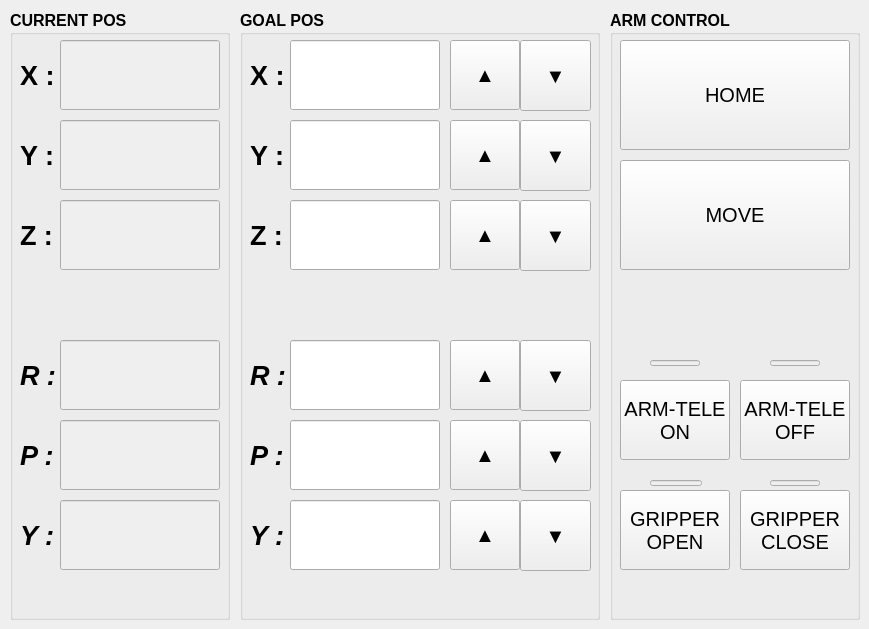
    <widget class="QWidget" name="TAB_ARM_CONTROL">
     <attribute name="title">
      <string>ARM CONTROL</string>
     </attribute>
     <widget class="QGroupBox" name="GB_ARM_CONTROL">
      <property name="geometry">
       <rect>
        <x>610</x>
        <y>10</y>
        <width>250</width>
        <height>610</height>
       </rect>
      </property>
      <property name="font">
       <font>
        <pointsize>12</pointsize>
        <weight>75</weight>
        <italic>false</italic>
        <bold>true</bold>
       </font>
      </property>
      <property name="title">
       <string>ARM CONTROL</string>
      </property>
      <widget class="QPushButton" name="BT_ARM_CONTROL_HOME">
       <property name="geometry">
        <rect>
         <x>10</x>
         <y>30</y>
         <width>230</width>
         <height>110</height>
        </rect>
       </property>
       <property name="sizePolicy">
        <sizepolicy hsizetype="Minimum" vsizetype="Minimum">
         <horstretch>0</horstretch>
         <verstretch>0</verstretch>
        </sizepolicy>
       </property>
       <property name="font">
        <font>
         <pointsize>15</pointsize>
         <weight>50</weight>
         <italic>false</italic>
         <bold>false</bold>
         <underline>false</underline>
        </font>
       </property>
       <property name="text">
        <string>HOME</string>
       </property>
      </widget>
      <widget class="QPushButton" name="BT_ARM_CONTROL_MOVE">
       <property name="geometry">
        <rect>
         <x>10</x>
         <y>150</y>
         <width>230</width>
         <height>110</height>
        </rect>
       </property>
       <property name="font">
        <font>
         <pointsize>15</pointsize>
         <weight>50</weight>
         <italic>false</italic>
         <bold>false</bold>
         <underline>false</underline>
         <strikeout>false</strikeout>
        </font>
       </property>
       <property name="text">
        <string>MOVE</string>
       </property>
      </widget>
      <widget class="QLineEdit" name="LE_ARM_CONTROL_GRP_CLOSE">
       <property name="enabled">
        <bool>false</bool>
       </property>
       <property name="geometry">
        <rect>
         <x>160</x>
         <y>470</y>
         <width>50</width>
         <height>6</height>
        </rect>
       </property>
       <property name="mouseTracking">
        <bool>false</bool>
       </property>
       <property name="text">
        <string/>
       </property>
      </widget>
      <widget class="QLineEdit" name="LE_ARM_CONTROL_GRP_OPEN">
       <property name="enabled">
        <bool>false</bool>
       </property>
       <property name="geometry">
        <rect>
         <x>40</x>
         <y>470</y>
         <width>52</width>
         <height>6</height>
        </rect>
       </property>
       <property name="mouseTracking">
        <bool>false</bool>
       </property>
       <property name="text">
        <string/>
       </property>
      </widget>
      <widget class="QPushButton" name="BT_ARM_CONTROL_TELE_ON">
       <property name="geometry">
        <rect>
         <x>10</x>
         <y>370</y>
         <width>110</width>
         <height>80</height>
        </rect>
       </property>
       <property name="font">
        <font>
         <pointsize>15</pointsize>
         <weight>50</weight>
         <italic>false</italic>
         <bold>false</bold>
         <underline>false</underline>
         <strikeout>false</strikeout>
        </font>
       </property>
       <property name="text">
        <string>ARM-TELE
ON</string>
       </property>
      </widget>
      <widget class="QPushButton" name="BT_ARM_CONTROL_GRP_OPEN">
       <property name="geometry">
        <rect>
         <x>10</x>
         <y>480</y>
         <width>110</width>
         <height>80</height>
        </rect>
       </property>
       <property name="font">
        <font>
         <pointsize>15</pointsize>
         <weight>50</weight>
         <italic>false</italic>
         <bold>false</bold>
         <underline>false</underline>
         <strikeout>false</strikeout>
        </font>
       </property>
       <property name="text">
        <string>GRIPPER
OPEN</string>
       </property>
      </widget>
      <widget class="QPushButton" name="BT_ARM_CONTROL_GRP_CLOSE">
       <property name="geometry">
        <rect>
         <x>130</x>
         <y>480</y>
         <width>110</width>
         <height>80</height>
        </rect>
       </property>
       <property name="font">
        <font>
         <pointsize>15</pointsize>
         <weight>50</weight>
         <italic>false</italic>
         <bold>false</bold>
         <underline>false</underline>
         <strikeout>false</strikeout>
        </font>
       </property>
       <property name="text">
        <string>GRIPPER
CLOSE</string>
       </property>
      </widget>
      <widget class="QLineEdit" name="LE_ARM_CONTROL_TELE_ON">
       <property name="enabled">
        <bool>false</bool>
       </property>
       <property name="geometry">
        <rect>
         <x>40</x>
         <y>350</y>
         <width>50</width>
         <height>6</height>
        </rect>
       </property>
       <property name="mouseTracking">
        <bool>false</bool>
       </property>
       <property name="text">
        <string/>
       </property>
      </widget>
      <widget class="QLineEdit" name="LE_ARM_CONTROL_TELE_OFF">
       <property name="enabled">
        <bool>false</bool>
       </property>
       <property name="geometry">
        <rect>
         <x>160</x>
         <y>350</y>
         <width>50</width>
         <height>6</height>
        </rect>
       </property>
       <property name="mouseTracking">
        <bool>false</bool>
       </property>
       <property name="text">
        <string/>
       </property>
      </widget>
      <widget class="QPushButton" name="BT_ARM_CONTROL_TELE_OFF">
       <property name="geometry">
        <rect>
         <x>130</x>
         <y>370</y>
         <width>110</width>
         <height>80</height>
        </rect>
       </property>
       <property name="font">
        <font>
         <pointsize>15</pointsize>
         <weight>50</weight>
         <italic>false</italic>
         <bold>false</bold>
         <underline>false</underline>
         <strikeout>false</strikeout>
        </font>
       </property>
       <property name="text">
        <string>ARM-TELE
OFF</string>
       </property>
      </widget>
     </widget>
     <widget class="QGroupBox" name="GB_ARM_CURRENT_POS">
      <property name="geometry">
       <rect>
        <x>10</x>
        <y>10</y>
        <width>220</width>
        <height>610</height>
       </rect>
      </property>
      <property name="font">
       <font>
        <pointsize>12</pointsize>
        <weight>75</weight>
        <italic>false</italic>
        <bold>true</bold>
       </font>
      </property>
      <property name="title">
       <string>CURRENT POS</string>
      </property>
      <widget class="QLabel" name="LB_ARM_CONTROL_CURRENT_X">
       <property name="geometry">
        <rect>
         <x>10</x>
         <y>50</y>
         <width>40</width>
         <height>30</height>
        </rect>
       </property>
       <property name="font">
        <font>
         <pointsize>20</pointsize>
        </font>
       </property>
       <property name="text">
        <string>X : </string>
       </property>
       <property name="alignment">
        <set>Qt::AlignLeading|Qt::AlignLeft|Qt::AlignVCenter</set>
       </property>
      </widget>
      <widget class="QLabel" name="LB_ARM_CONTROL_CURRENT_Y">
       <property name="geometry">
        <rect>
         <x>10</x>
         <y>130</y>
         <width>40</width>
         <height>30</height>
        </rect>
       </property>
       <property name="font">
        <font>
         <pointsize>20</pointsize>
        </font>
       </property>
       <property name="text">
        <string>Y : </string>
       </property>
       <property name="alignment">
        <set>Qt::AlignLeading|Qt::AlignLeft|Qt::AlignVCenter</set>
       </property>
      </widget>
      <widget class="QLabel" name="LB_ARM_CONTROL_CURRENT_Z">
       <property name="geometry">
        <rect>
         <x>10</x>
         <y>210</y>
         <width>40</width>
         <height>30</height>
        </rect>
       </property>
       <property name="font">
        <font>
         <pointsize>20</pointsize>
        </font>
       </property>
       <property name="text">
        <string>Z : </string>
       </property>
       <property name="alignment">
        <set>Qt::AlignLeading|Qt::AlignLeft|Qt::AlignVCenter</set>
       </property>
      </widget>
      <widget class="QLabel" name="LB_ARM_CONTROL_CURRENT_RR">
       <property name="geometry">
        <rect>
         <x>10</x>
         <y>350</y>
         <width>40</width>
         <height>30</height>
        </rect>
       </property>
       <property name="font">
        <font>
         <pointsize>20</pointsize>
         <italic>true</italic>
        </font>
       </property>
       <property name="text">
        <string>R : </string>
       </property>
       <property name="alignment">
        <set>Qt::AlignLeading|Qt::AlignLeft|Qt::AlignVCenter</set>
       </property>
      </widget>
      <widget class="QLabel" name="LB_ARM_CONTROL_CURRENT_RP">
       <property name="geometry">
        <rect>
         <x>10</x>
         <y>430</y>
         <width>40</width>
         <height>30</height>
        </rect>
       </property>
       <property name="font">
        <font>
         <pointsize>20</pointsize>
         <italic>true</italic>
        </font>
       </property>
       <property name="text">
        <string>P : </string>
       </property>
       <property name="alignment">
        <set>Qt::AlignLeading|Qt::AlignLeft|Qt::AlignVCenter</set>
       </property>
      </widget>
      <widget class="QLabel" name="LB_ARM_CONTROL_CURRENT_RY">
       <property name="geometry">
        <rect>
         <x>10</x>
         <y>510</y>
         <width>40</width>
         <height>30</height>
        </rect>
       </property>
       <property name="font">
        <font>
         <pointsize>20</pointsize>
         <italic>true</italic>
        </font>
       </property>
       <property name="text">
        <string>Y : </string>
       </property>
       <property name="alignment">
        <set>Qt::AlignLeading|Qt::AlignLeft|Qt::AlignVCenter</set>
       </property>
      </widget>
      <widget class="QLineEdit" name="LE_ARM_CONTROL_CURRENT_X">
       <property name="enabled">
        <bool>false</bool>
       </property>
       <property name="geometry">
        <rect>
         <x>50</x>
         <y>30</y>
         <width>160</width>
         <height>70</height>
        </rect>
       </property>
      </widget>
      <widget class="QLineEdit" name="LE_ARM_CONTROL_CURRENT_Y">
       <property name="enabled">
        <bool>false</bool>
       </property>
       <property name="geometry">
        <rect>
         <x>50</x>
         <y>110</y>
         <width>160</width>
         <height>70</height>
        </rect>
       </property>
      </widget>
      <widget class="QLineEdit" name="LE_ARM_CONTROL_CURRENT_Z">
       <property name="enabled">
        <bool>false</bool>
       </property>
       <property name="geometry">
        <rect>
         <x>50</x>
         <y>190</y>
         <width>160</width>
         <height>70</height>
        </rect>
       </property>
      </widget>
      <widget class="QLineEdit" name="LE_ARM_CONTROL_CURRENT_RR">
       <property name="enabled">
        <bool>false</bool>
       </property>
       <property name="geometry">
        <rect>
         <x>50</x>
         <y>330</y>
         <width>160</width>
         <height>70</height>
        </rect>
       </property>
      </widget>
      <widget class="QLineEdit" name="LE_ARM_CONTROL_CURRENT_RP">
       <property name="enabled">
        <bool>false</bool>
       </property>
       <property name="geometry">
        <rect>
         <x>50</x>
         <y>410</y>
         <width>160</width>
         <height>70</height>
        </rect>
       </property>
      </widget>
      <widget class="QLineEdit" name="LE_ARM_CONTROL_CURRENT_RY">
       <property name="enabled">
        <bool>false</bool>
       </property>
       <property name="geometry">
        <rect>
         <x>50</x>
         <y>490</y>
         <width>160</width>
         <height>70</height>
        </rect>
       </property>
      </widget>
     </widget>
     <widget class="QGroupBox" name="GB_ARM_GOAL_POS">
      <property name="geometry">
       <rect>
        <x>240</x>
        <y>10</y>
        <width>360</width>
        <height>610</height>
       </rect>
      </property>
      <property name="font">
       <font>
        <pointsize>12</pointsize>
        <weight>75</weight>
        <italic>false</italic>
        <bold>true</bold>
       </font>
      </property>
      <property name="title">
       <string>GOAL POS</string>
      </property>
      <widget class="QLabel" name="LB_ARM_CONTROL_GOAL_Y">
       <property name="geometry">
        <rect>
         <x>10</x>
         <y>130</y>
         <width>40</width>
         <height>30</height>
        </rect>
       </property>
       <property name="font">
        <font>
         <pointsize>20</pointsize>
        </font>
       </property>
       <property name="text">
        <string>Y : </string>
       </property>
       <property name="alignment">
        <set>Qt::AlignLeading|Qt::AlignLeft|Qt::AlignVCenter</set>
       </property>
      </widget>
      <widget class="QLabel" name="LB_ARM_CONTROL_GOAL_X">
       <property name="geometry">
        <rect>
         <x>10</x>
         <y>50</y>
         <width>40</width>
         <height>30</height>
        </rect>
       </property>
       <property name="font">
        <font>
         <pointsize>20</pointsize>
        </font>
       </property>
       <property name="text">
        <string>X : </string>
       </property>
       <property name="alignment">
        <set>Qt::AlignLeading|Qt::AlignLeft|Qt::AlignVCenter</set>
       </property>
      </widget>
      <widget class="QLabel" name="LB_ARM_CONTROL_GOAL_Z">
       <property name="geometry">
        <rect>
         <x>10</x>
         <y>210</y>
         <width>40</width>
         <height>30</height>
        </rect>
       </property>
       <property name="font">
        <font>
         <pointsize>20</pointsize>
        </font>
       </property>
       <property name="text">
        <string>Z : </string>
       </property>
       <property name="alignment">
        <set>Qt::AlignLeading|Qt::AlignLeft|Qt::AlignVCenter</set>
       </property>
      </widget>
      <widget class="QLineEdit" name="LE_ARM_CONTROL_GOAL_RP">
       <property name="geometry">
        <rect>
         <x>50</x>
         <y>410</y>
         <width>150</width>
         <height>70</height>
        </rect>
       </property>
      </widget>
      <widget class="QLineEdit" name="LE_ARM_CONTROL_GOAL_Z">
       <property name="geometry">
        <rect>
         <x>50</x>
         <y>190</y>
         <width>150</width>
         <height>70</height>
        </rect>
       </property>
      </widget>
      <widget class="QLabel" name="LB_ARM_CONTROL_GOAL_RP">
       <property name="geometry">
        <rect>
         <x>10</x>
         <y>430</y>
         <width>40</width>
         <height>30</height>
        </rect>
       </property>
       <property name="font">
        <font>
         <pointsize>20</pointsize>
         <italic>true</italic>
        </font>
       </property>
       <property name="text">
        <string>P : </string>
       </property>
       <property name="alignment">
        <set>Qt::AlignLeading|Qt::AlignLeft|Qt::AlignVCenter</set>
       </property>
      </widget>
      <widget class="QLabel" name="LB_ARM_CONTROL_GOAL_RR">
       <property name="geometry">
        <rect>
         <x>10</x>
         <y>350</y>
         <width>40</width>
         <height>30</height>
        </rect>
       </property>
       <property name="font">
        <font>
         <pointsize>20</pointsize>
         <italic>true</italic>
        </font>
       </property>
       <property name="text">
        <string>R : </string>
       </property>
       <property name="alignment">
        <set>Qt::AlignLeading|Qt::AlignLeft|Qt::AlignVCenter</set>
       </property>
      </widget>
      <widget class="QLineEdit" name="LE_ARM_CONTROL_GOAL_Y">
       <property name="geometry">
        <rect>
         <x>50</x>
         <y>110</y>
         <width>150</width>
         <height>70</height>
        </rect>
       </property>
      </widget>
      <widget class="QLineEdit" name="LE_ARM_CONTROL_GOAL_RR">
       <property name="geometry">
        <rect>
         <x>50</x>
         <y>330</y>
         <width>150</width>
         <height>70</height>
        </rect>
       </property>
      </widget>
      <widget class="QLineEdit" name="LE_ARM_CONTROL_GOAL_X">
       <property name="geometry">
        <rect>
         <x>50</x>
         <y>30</y>
         <width>150</width>
         <height>70</height>
        </rect>
       </property>
      </widget>
      <widget class="QLabel" name="LB_ARM_CONTROL_GOAL_RY">
       <property name="geometry">
        <rect>
         <x>10</x>
         <y>510</y>
         <width>40</width>
         <height>30</height>
        </rect>
       </property>
       <property name="font">
        <font>
         <pointsize>20</pointsize>
         <italic>true</italic>
        </font>
       </property>
       <property name="text">
        <string>Y : </string>
       </property>
       <property name="alignment">
        <set>Qt::AlignLeading|Qt::AlignLeft|Qt::AlignVCenter</set>
       </property>
      </widget>
      <widget class="QLineEdit" name="LE_ARM_CONTROL_GOAL_RY">
       <property name="geometry">
        <rect>
         <x>50</x>
         <y>490</y>
         <width>150</width>
         <height>70</height>
        </rect>
       </property>
      </widget>
      <widget class="QPushButton" name="BT_ARM_CONTROL_X_UP">
       <property name="geometry">
        <rect>
         <x>210</x>
         <y>30</y>
         <width>70</width>
         <height>70</height>
        </rect>
       </property>
       <property name="sizePolicy">
        <sizepolicy hsizetype="Minimum" vsizetype="Minimum">
         <horstretch>0</horstretch>
         <verstretch>0</verstretch>
        </sizepolicy>
       </property>
       <property name="font">
        <font>
         <pointsize>15</pointsize>
         <weight>50</weight>
         <italic>false</italic>
         <bold>false</bold>
         <underline>false</underline>
        </font>
       </property>
       <property name="text">
        <string>▲</string>
       </property>
      </widget>
      <widget class="QPushButton" name="BT_ARM_CONTROL_X_DOWN">
       <property name="geometry">
        <rect>
         <x>280</x>
         <y>30</y>
         <width>71</width>
         <height>71</height>
        </rect>
       </property>
       <property name="sizePolicy">
        <sizepolicy hsizetype="Minimum" vsizetype="Minimum">
         <horstretch>0</horstretch>
         <verstretch>0</verstretch>
        </sizepolicy>
       </property>
       <property name="font">
        <font>
         <pointsize>15</pointsize>
         <weight>50</weight>
         <italic>false</italic>
         <bold>false</bold>
         <underline>false</underline>
        </font>
       </property>
       <property name="text">
        <string>▼</string>
       </property>
      </widget>
      <widget class="QPushButton" name="BT_ARM_CONTROL_Y_DOWN">
       <property name="geometry">
        <rect>
         <x>280</x>
         <y>110</y>
         <width>71</width>
         <height>71</height>
        </rect>
       </property>
       <property name="sizePolicy">
        <sizepolicy hsizetype="Minimum" vsizetype="Minimum">
         <horstretch>0</horstretch>
         <verstretch>0</verstretch>
        </sizepolicy>
       </property>
       <property name="font">
        <font>
         <pointsize>15</pointsize>
         <weight>50</weight>
         <italic>false</italic>
         <bold>false</bold>
         <underline>false</underline>
        </font>
       </property>
       <property name="text">
        <string>▼</string>
       </property>
      </widget>
      <widget class="QPushButton" name="BT_ARM_CONTROL_Y_UP">
       <property name="geometry">
        <rect>
         <x>210</x>
         <y>110</y>
         <width>70</width>
         <height>70</height>
        </rect>
       </property>
       <property name="sizePolicy">
        <sizepolicy hsizetype="Minimum" vsizetype="Minimum">
         <horstretch>0</horstretch>
         <verstretch>0</verstretch>
        </sizepolicy>
       </property>
       <property name="font">
        <font>
         <pointsize>15</pointsize>
         <weight>50</weight>
         <italic>false</italic>
         <bold>false</bold>
         <underline>false</underline>
        </font>
       </property>
       <property name="text">
        <string>▲</string>
       </property>
      </widget>
      <widget class="QPushButton" name="BT_ARM_CONTROL_Z_DOWN">
       <property name="geometry">
        <rect>
         <x>280</x>
         <y>190</y>
         <width>71</width>
         <height>71</height>
        </rect>
       </property>
       <property name="sizePolicy">
        <sizepolicy hsizetype="Minimum" vsizetype="Minimum">
         <horstretch>0</horstretch>
         <verstretch>0</verstretch>
        </sizepolicy>
       </property>
       <property name="font">
        <font>
         <pointsize>15</pointsize>
         <weight>50</weight>
         <italic>false</italic>
         <bold>false</bold>
         <underline>false</underline>
        </font>
       </property>
       <property name="text">
        <string>▼</string>
       </property>
      </widget>
      <widget class="QPushButton" name="BT_ARM_CONTROL_Z_UP">
       <property name="geometry">
        <rect>
         <x>210</x>
         <y>190</y>
         <width>70</width>
         <height>70</height>
        </rect>
       </property>
       <property name="sizePolicy">
        <sizepolicy hsizetype="Minimum" vsizetype="Minimum">
         <horstretch>0</horstretch>
         <verstretch>0</verstretch>
        </sizepolicy>
       </property>
       <property name="font">
        <font>
         <pointsize>15</pointsize>
         <weight>50</weight>
         <italic>false</italic>
         <bold>false</bold>
         <underline>false</underline>
        </font>
       </property>
       <property name="text">
        <string>▲</string>
       </property>
      </widget>
      <widget class="QPushButton" name="BT_ARM_CONTROL_RR_DOWN">
       <property name="geometry">
        <rect>
         <x>280</x>
         <y>330</y>
         <width>71</width>
         <height>71</height>
        </rect>
       </property>
       <property name="sizePolicy">
        <sizepolicy hsizetype="Minimum" vsizetype="Minimum">
         <horstretch>0</horstretch>
         <verstretch>0</verstretch>
        </sizepolicy>
       </property>
       <property name="font">
        <font>
         <pointsize>15</pointsize>
         <weight>50</weight>
         <italic>false</italic>
         <bold>false</bold>
         <underline>false</underline>
        </font>
       </property>
       <property name="text">
        <string>▼</string>
       </property>
      </widget>
      <widget class="QPushButton" name="BT_ARM_CONTROL_RR_UP">
       <property name="geometry">
        <rect>
         <x>210</x>
         <y>330</y>
         <width>70</width>
         <height>70</height>
        </rect>
       </property>
       <property name="sizePolicy">
        <sizepolicy hsizetype="Minimum" vsizetype="Minimum">
         <horstretch>0</horstretch>
         <verstretch>0</verstretch>
        </sizepolicy>
       </property>
       <property name="font">
        <font>
         <pointsize>15</pointsize>
         <weight>50</weight>
         <italic>false</italic>
         <bold>false</bold>
         <underline>false</underline>
        </font>
       </property>
       <property name="text">
        <string>▲</string>
       </property>
      </widget>
      <widget class="QPushButton" name="BT_ARM_CONTROL_RP_DOWN">
       <property name="geometry">
        <rect>
         <x>280</x>
         <y>410</y>
         <width>71</width>
         <height>71</height>
        </rect>
       </property>
       <property name="sizePolicy">
        <sizepolicy hsizetype="Minimum" vsizetype="Minimum">
         <horstretch>0</horstretch>
         <verstretch>0</verstretch>
        </sizepolicy>
       </property>
       <property name="font">
        <font>
         <pointsize>15</pointsize>
         <weight>50</weight>
         <italic>false</italic>
         <bold>false</bold>
         <underline>false</underline>
        </font>
       </property>
       <property name="text">
        <string>▼</string>
       </property>
      </widget>
      <widget class="QPushButton" name="BT_ARM_CONTROL_RP_UP">
       <property name="geometry">
        <rect>
         <x>210</x>
         <y>410</y>
         <width>70</width>
         <height>70</height>
        </rect>
       </property>
       <property name="sizePolicy">
        <sizepolicy hsizetype="Minimum" vsizetype="Minimum">
         <horstretch>0</horstretch>
         <verstretch>0</verstretch>
        </sizepolicy>
       </property>
       <property name="font">
        <font>
         <pointsize>15</pointsize>
         <weight>50</weight>
         <italic>false</italic>
         <bold>false</bold>
         <underline>false</underline>
        </font>
       </property>
       <property name="text">
        <string>▲</string>
       </property>
      </widget>
      <widget class="QPushButton" name="BT_ARM_CONTROL_RY_DOWN">
       <property name="geometry">
        <rect>
         <x>280</x>
         <y>490</y>
         <width>71</width>
         <height>71</height>
        </rect>
       </property>
       <property name="sizePolicy">
        <sizepolicy hsizetype="Minimum" vsizetype="Minimum">
         <horstretch>0</horstretch>
         <verstretch>0</verstretch>
        </sizepolicy>
       </property>
       <property name="font">
        <font>
         <pointsize>15</pointsize>
         <weight>50</weight>
         <italic>false</italic>
         <bold>false</bold>
         <underline>false</underline>
        </font>
       </property>
       <property name="text">
        <string>▼</string>
       </property>
      </widget>
      <widget class="QPushButton" name="BT_ARM_CONTROL_RY_UP">
       <property name="geometry">
        <rect>
         <x>210</x>
         <y>490</y>
         <width>70</width>
         <height>70</height>
        </rect>
       </property>
       <property name="sizePolicy">
        <sizepolicy hsizetype="Minimum" vsizetype="Minimum">
         <horstretch>0</horstretch>
         <verstretch>0</verstretch>
        </sizepolicy>
       </property>
       <property name="font">
        <font>
         <pointsize>15</pointsize>
         <weight>50</weight>
         <italic>false</italic>
         <bold>false</bold>
         <underline>false</underline>
        </font>
       </property>
       <property name="text">
        <string>▲</string>
       </property>
      </widget>
     </widget>
    </widget>
